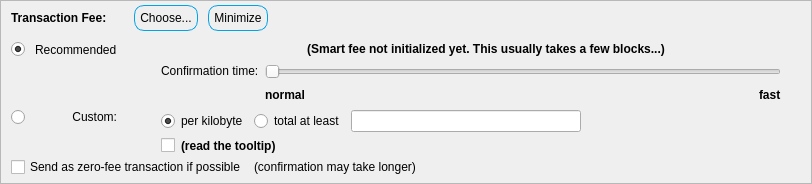
    <widget class="QFrame" name="frameFee">
     <property name="sizePolicy">
      <sizepolicy hsizetype="Expanding" vsizetype="Expanding">
       <horstretch>0</horstretch>
       <verstretch>0</verstretch>
      </sizepolicy>
     </property>
     <property name="maximumSize">
      <size>
       <width>16777215</width>
       <height>16777215</height>
      </size>
     </property>
     <property name="frameShape">
      <enum>QFrame::StyledPanel</enum>
     </property>
     <property name="frameShadow">
      <enum>QFrame::Sunken</enum>
     </property>
     <layout class="QVBoxLayout" name="verticalLayoutFee1">
      <property name="spacing">
       <number>0</number>
      </property>
      <property name="leftMargin">
       <number>0</number>
      </property>
      <property name="topMargin">
       <number>0</number>
      </property>
      <property name="rightMargin">
       <number>0</number>
      </property>
      <property name="bottomMargin">
       <number>0</number>
      </property>
      <item>
       <layout class="QVBoxLayout" name="verticalLayoutFee2" stretch="0,0,0">
        <property name="spacing">
         <number>0</number>
        </property>
        <property name="leftMargin">
         <number>10</number>
        </property>
        <property name="topMargin">
         <number>0</number>
        </property>
        <item>
         <layout class="QHBoxLayout" name="horizontalLayoutFee1">
          <property name="bottomMargin">
           <number>0</number>
          </property>
          <item>
           <layout class="QVBoxLayout" name="verticalLayoutFee7">
            <property name="spacing">
             <number>0</number>
            </property>
            <item>
             <spacer name="verticalSpacerSmartFee">
              <property name="orientation">
               <enum>Qt::Vertical</enum>
              </property>
              <property name="sizeType">
               <enum>QSizePolicy::Fixed</enum>
              </property>
              <property name="sizeHint" stdset="0">
               <size>
                <width>1</width>
                <height>4</height>
               </size>
              </property>
             </spacer>
            </item>
            <item>
             <layout class="QHBoxLayout" name="horizontalLayoutSmartFee">
              <property name="spacing">
               <number>10</number>
              </property>
              <item>
               <widget class="QLabel" name="labelFeeHeadline">
                <property name="sizePolicy">
                 <sizepolicy hsizetype="Preferred" vsizetype="Maximum">
                  <horstretch>0</horstretch>
                  <verstretch>0</verstretch>
                 </sizepolicy>
                </property>
                <property name="styleSheet">
                 <string notr="true">font-weight:bold;</string>
                </property>
                <property name="text">
                 <string>Transaction Fee:</string>
                </property>
               </widget>
              </item>
              <item>
               <widget class="QLabel" name="labelFeeMinimized">
                <property name="font">
                 <font>
                  <family>Arial</family>
                  <weight>75</weight>
                  <bold>true</bold>
                 </font>
                </property>
                <property name="styleSheet">
                 <string notr="true">color:#00a2e8;</string>
                </property>
                <property name="text">
                 <string/>
                </property>
               </widget>
              </item>
              <item>
               <widget class="QPushButton" name="buttonChooseFee">
                <property name="styleSheet">
                 <string notr="true">border:1px solid #00a2e8;
border-radius:10px;
padding-top:5px;
padding-bottom:5px;
padding-left:5px;
padding-right:5px;</string>
                </property>
                <property name="text">
                 <string>Choose...</string>
                </property>
               </widget>
              </item>
              <item>
               <widget class="QPushButton" name="buttonMinimizeFee">
                <property name="toolTip">
                 <string>collapse fee-settings</string>
                </property>
                <property name="styleSheet">
                 <string notr="true">border:1px solid #00a2e8;
border-radius:10px;
padding-top:5px;
padding-bottom:5px;
padding-left:5px;
padding-right:5px;</string>
                </property>
                <property name="text">
                 <string>Minimize</string>
                </property>
               </widget>
              </item>
             </layout>
            </item>
            <item>
             <spacer name="verticalSpacer_5">
              <property name="orientation">
               <enum>Qt::Vertical</enum>
              </property>
              <property name="sizeHint" stdset="0">
               <size>
                <width>1</width>
                <height>1</height>
               </size>
              </property>
             </spacer>
            </item>
           </layout>
          </item>
          <item>
           <spacer name="horizontalSpacer_4">
            <property name="orientation">
             <enum>Qt::Horizontal</enum>
            </property>
            <property name="sizeHint" stdset="0">
             <size>
              <width>40</width>
              <height>20</height>
             </size>
            </property>
           </spacer>
          </item>
         </layout>
        </item>
        <item>
         <widget class="QFrame" name="frameFeeSelection">
          <layout class="QVBoxLayout" name="verticalLayoutFee12">
           <property name="spacing">
            <number>0</number>
           </property>
           <property name="leftMargin">
            <number>0</number>
           </property>
           <property name="topMargin">
            <number>0</number>
           </property>
           <property name="rightMargin">
            <number>0</number>
           </property>
           <property name="bottomMargin">
            <number>0</number>
           </property>
           <item>
            <layout class="QGridLayout" name="gridLayoutFee">
             <property name="topMargin">
              <number>10</number>
             </property>
             <property name="bottomMargin">
              <number>4</number>
             </property>
             <property name="horizontalSpacing">
              <number>10</number>
             </property>
             <property name="verticalSpacing">
              <number>4</number>
             </property>
             <item row="2" column="4">
              <layout class="QVBoxLayout" name="verticalLayoutFee8">
               <property name="spacing">
                <number>6</number>
               </property>
               <item>
                <layout class="QHBoxLayout" name="horizontalLayoutFee13">
                 <item>
                  <widget class="QRadioButton" name="radioCustomPerKilobyte">
                   <property name="font">
                    <font>
                     <family>Arial</family>
                    </font>
                   </property>
                   <property name="toolTip">
                    <string>If the custom fee is set to 1000 uTHRILLs and the transaction is only 250 bytes, then &quot;per kilobyte&quot; only pays 250 uTHRILLs in fee,&lt;br /&gt;while &quot;at least&quot; pays 1000 uTHRILLs. For transactions bigger than a kilobyte both pay by kilobyte.</string>
                   </property>
                   <property name="text">
                    <string>per kilobyte</string>
                   </property>
                   <property name="checked">
                    <bool>true</bool>
                   </property>
                   <attribute name="buttonGroup">
                    <string notr="true">groupCustomFee</string>
                   </attribute>
                  </widget>
                 </item>
                 <item>
                  <widget class="QRadioButton" name="radioCustomAtLeast">
                   <property name="font">
                    <font>
                     <family>Arial</family>
                    </font>
                   </property>
                   <property name="toolTip">
                    <string>If the custom fee is set to 1000 uTHRILLs and the transaction is only 250 bytes, then &quot;per kilobyte&quot; only pays 250 uTHRILLs in fee,&lt;br /&gt;while &quot;total at least&quot; pays 1000 uTHRILLs. For transactions bigger than a kilobyte both pay by kilobyte.</string>
                   </property>
                   <property name="text">
                    <string>total at least</string>
                   </property>
                   <attribute name="buttonGroup">
                    <string notr="true">groupCustomFee</string>
                   </attribute>
                  </widget>
                 </item>
                 <item>
                  <widget class="BitcoinAmountField" name="customFee"/>
                 </item>
                 <item>
                  <spacer name="horizontalSpacer_6">
                   <property name="orientation">
                    <enum>Qt::Horizontal</enum>
                   </property>
                   <property name="sizeHint" stdset="0">
                    <size>
                     <width>1</width>
                     <height>1</height>
                    </size>
                   </property>
                  </spacer>
                 </item>
                </layout>
               </item>
               <item>
                <layout class="QHBoxLayout" name="horizontalLayoutFee8">
                 <item>
                  <widget class="QCheckBox" name="checkBoxMinimumFee">
                   <property name="toolTip">
                    <string>Paying only the minimum fee is just fine as long as there is less transaction volume than space in the blocks.&lt;br /&gt;But be aware that this can end up in a never confirming transaction once there is more demand for THRILL transactions than the network can process.</string>
                   </property>
                   <property name="text">
                    <string/>
                   </property>
                  </widget>
                 </item>
                 <item>
                  <widget class="QLabel" name="labelMinFeeWarning">
                   <property name="enabled">
                    <bool>true</bool>
                   </property>
                   <property name="font">
                    <font>
                     <family>Arial</family>
                     <weight>75</weight>
                     <bold>true</bold>
                    </font>
                   </property>
                   <property name="toolTip">
                    <string>Paying only the minimum fee is just fine as long as there is less transaction volume than space in the blocks.&lt;br /&gt;But be aware that this can end up in a never confirming transaction once there is more demand for THRILL transactions than the network can process.</string>
                   </property>
                   <property name="text">
                    <string>(read the tooltip)</string>
                   </property>
                   <property name="margin">
                    <number>5</number>
                   </property>
                  </widget>
                 </item>
                 <item>
                  <spacer name="horizontalSpacer_2">
                   <property name="orientation">
                    <enum>Qt::Horizontal</enum>
                   </property>
                   <property name="sizeHint" stdset="0">
                    <size>
                     <width>1</width>
                     <height>1</height>
                    </size>
                   </property>
                  </spacer>
                 </item>
                </layout>
               </item>
              </layout>
             </item>
             <item row="1" column="0">
              <layout class="QVBoxLayout" name="verticalLayoutFee4" stretch="1">
               <item>
                <spacer name="verticalSpacer_2">
                 <property name="orientation">
                  <enum>Qt::Vertical</enum>
                 </property>
                 <property name="sizeHint" stdset="0">
                  <size>
                   <width>1</width>
                   <height>1</height>
                  </size>
                 </property>
                </spacer>
               </item>
              </layout>
             </item>
             <item row="2" column="0">
              <layout class="QVBoxLayout" name="verticalLayoutFee9" stretch="0,1">
               <item>
                <widget class="QRadioButton" name="radioCustomFee">
                 <property name="text">
                  <string/>
                 </property>
                 <attribute name="buttonGroup">
                  <string notr="true">groupFee</string>
                 </attribute>
                </widget>
               </item>
               <item>
                <spacer name="verticalSpacer_6">
                 <property name="orientation">
                  <enum>Qt::Vertical</enum>
                 </property>
                 <property name="sizeHint" stdset="0">
                  <size>
                   <width>1</width>
                   <height>1</height>
                  </size>
                 </property>
                </spacer>
               </item>
              </layout>
             </item>
             <item row="1" column="4">
              <layout class="QVBoxLayout" name="verticalLayoutFee3" stretch="0,0,1">
               <property name="spacing">
                <number>6</number>
               </property>
               <property name="topMargin">
                <number>2</number>
               </property>
               <item>
                <layout class="QHBoxLayout" name="horizontalLayoutFee12">
                 <item>
                  <spacer name="horizontalSpacer_5">
                   <property name="orientation">
                    <enum>Qt::Horizontal</enum>
                   </property>
                   <property name="sizeHint" stdset="0">
                    <size>
                     <width>1</width>
                     <height>1</height>
                    </size>
                   </property>
                  </spacer>
                 </item>
                </layout>
               </item>
               <item>
                <layout class="QHBoxLayout" name="horizontalLayoutFee9">
                 <item>
                  <layout class="QVBoxLayout" name="verticalLayoutFee6">
                   <item>
                    <widget class="QLabel" name="labelSmartFee3">
                     <property name="font">
                      <font>
                       <family>Arial</family>
                       <weight>50</weight>
                       <bold>false</bold>
                      </font>
                     </property>
                     <property name="text">
                      <string>Confirmation time:</string>
                     </property>
                     <property name="margin">
                      <number>2</number>
                     </property>
                    </widget>
                   </item>
                   <item>
                    <spacer name="verticalSpacer_3">
                     <property name="orientation">
                      <enum>Qt::Vertical</enum>
                     </property>
                     <property name="sizeHint" stdset="0">
                      <size>
                       <width>1</width>
                       <height>1</height>
                      </size>
                     </property>
                    </spacer>
                   </item>
                  </layout>
                 </item>
                 <item>
                  <layout class="QVBoxLayout" name="verticalLayoutFee5">
                   <property name="rightMargin">
                    <number>30</number>
                   </property>
                   <item>
                    <widget class="QSlider" name="sliderSmartFee">
                     <property name="minimum">
                      <number>0</number>
                     </property>
                     <property name="maximum">
                      <number>24</number>
                     </property>
                     <property name="pageStep">
                      <number>1</number>
                     </property>
                     <property name="value">
                      <number>0</number>
                     </property>
                     <property name="orientation">
                      <enum>Qt::Horizontal</enum>
                     </property>
                     <property name="invertedAppearance">
                      <bool>false</bool>
                     </property>
                     <property name="invertedControls">
                      <bool>false</bool>
                     </property>
                     <property name="tickPosition">
                      <enum>QSlider::NoTicks</enum>
                     </property>
                    </widget>
                   </item>
                   <item>
                    <layout class="QHBoxLayout" name="horizontalLayoutFee10">
                     <item>
                      <widget class="QLabel" name="labelSmartFeeNormal">
                       <property name="font">
                        <font>
                         <family>Arial</family>
                         <weight>75</weight>
                         <bold>true</bold>
                        </font>
                       </property>
                       <property name="text">
                        <string>normal</string>
                       </property>
                      </widget>
                     </item>
                     <item>
                      <spacer name="horizontalSpacer_3">
                       <property name="orientation">
                        <enum>Qt::Horizontal</enum>
                       </property>
                       <property name="sizeHint" stdset="0">
                        <size>
                         <width>40</width>
                         <height>20</height>
                        </size>
                       </property>
                      </spacer>
                     </item>
                     <item>
                      <widget class="QLabel" name="labelSmartFeeFast">
                       <property name="font">
                        <font>
                         <family>Arial</family>
                         <weight>75</weight>
                         <bold>true</bold>
                        </font>
                       </property>
                       <property name="text">
                        <string>fast</string>
                       </property>
                      </widget>
                     </item>
                    </layout>
                   </item>
                  </layout>
                 </item>
                </layout>
               </item>
               <item>
                <spacer name="verticalSpacer_4">
                 <property name="orientation">
                  <enum>Qt::Vertical</enum>
                 </property>
                 <property name="sizeHint" stdset="0">
                  <size>
                   <width>1</width>
                   <height>1</height>
                  </size>
                 </property>
                </spacer>
               </item>
              </layout>
             </item>
             <item row="0" column="1">
              <widget class="QLabel" name="labelSmartFee_2">
               <property name="text">
                <string>Recommended</string>
               </property>
              </widget>
             </item>
             <item row="0" column="0">
              <widget class="QRadioButton" name="radioSmartFee">
               <property name="text">
                <string/>
               </property>
               <property name="checked">
                <bool>true</bool>
               </property>
               <attribute name="buttonGroup">
                <string notr="true">groupFee</string>
               </attribute>
              </widget>
             </item>
             <item row="2" column="1">
              <widget class="QLabel" name="labelCustomFee">
               <property name="text">
                <string>Custom:</string>
               </property>
               <property name="alignment">
                <set>Qt::AlignRight|Qt::AlignTop|Qt::AlignTrailing</set>
               </property>
              </widget>
             </item>
             <item row="0" column="2">
              <widget class="QLabel" name="labelSmartFee">
               <property name="text">
                <string/>
               </property>
               <property name="margin">
                <number>2</number>
               </property>
              </widget>
             </item>
             <item row="0" column="3">
              <widget class="QLabel" name="labelFeeEstimation">
               <property name="text">
                <string/>
               </property>
              </widget>
             </item>
             <item row="0" column="4">
              <widget class="QLabel" name="labelSmartFee2">
               <property name="font">
                <font>
                 <family>Arial</family>
                 <weight>75</weight>
                 <bold>true</bold>
                </font>
               </property>
               <property name="text">
                <string>(Smart fee not initialized yet. This usually takes a few blocks...)</string>
               </property>
               <property name="alignment">
                <set>Qt::AlignHCenter</set>
               </property>
               <property name="wordWrap">
                <bool>true</bool>
               </property>
               <property name="margin">
                <number>2</number>
               </property>
              </widget>
             </item>
            </layout>
           </item>
           <item>
            <layout class="QHBoxLayout" name="horizontalLayoutFee5" stretch="0,0,0">
             <property name="spacing">
              <number>8</number>
             </property>
             <property name="bottomMargin">
              <number>4</number>
             </property>
             <item>
              <widget class="QCheckBox" name="checkBoxFreeTx">
               <property name="font">
                <font>
                 <family>Arial</family>
                </font>
               </property>
               <property name="text">
                <string>Send as zero-fee transaction if possible</string>
               </property>
              </widget>
             </item>
             <item>
              <widget class="QLabel" name="labelFreeTx">
               <property name="text">
                <string>(confirmation may take longer)</string>
               </property>
               <property name="margin">
                <number>5</number>
               </property>
              </widget>
             </item>
             <item>
              <spacer name="horizontalSpacerFee5">
               <property name="orientation">
                <enum>Qt::Horizontal</enum>
               </property>
               <property name="sizeHint" stdset="0">
                <size>
                 <width>1</width>
                 <height>1</height>
                </size>
               </property>
              </spacer>
             </item>
            </layout>
           </item>
           <item>
            <spacer name="verticalSpacerFee2">
             <property name="orientation">
              <enum>Qt::Vertical</enum>
             </property>
             <property name="sizeHint" stdset="0">
              <size>
               <width>1</width>
               <height>1</height>
              </size>
             </property>
            </spacer>
           </item>
          </layout>
         </widget>
        </item>
        <item>
         <spacer name="verticalSpacerFee">
          <property name="orientation">
           <enum>Qt::Vertical</enum>
          </property>
          <property name="sizeHint" stdset="0">
           <size>
            <width>800</width>
            <height>1</height>
           </size>
          </property>
         </spacer>
        </item>
       </layout>
      </item>
     </layout>
    </widget>
